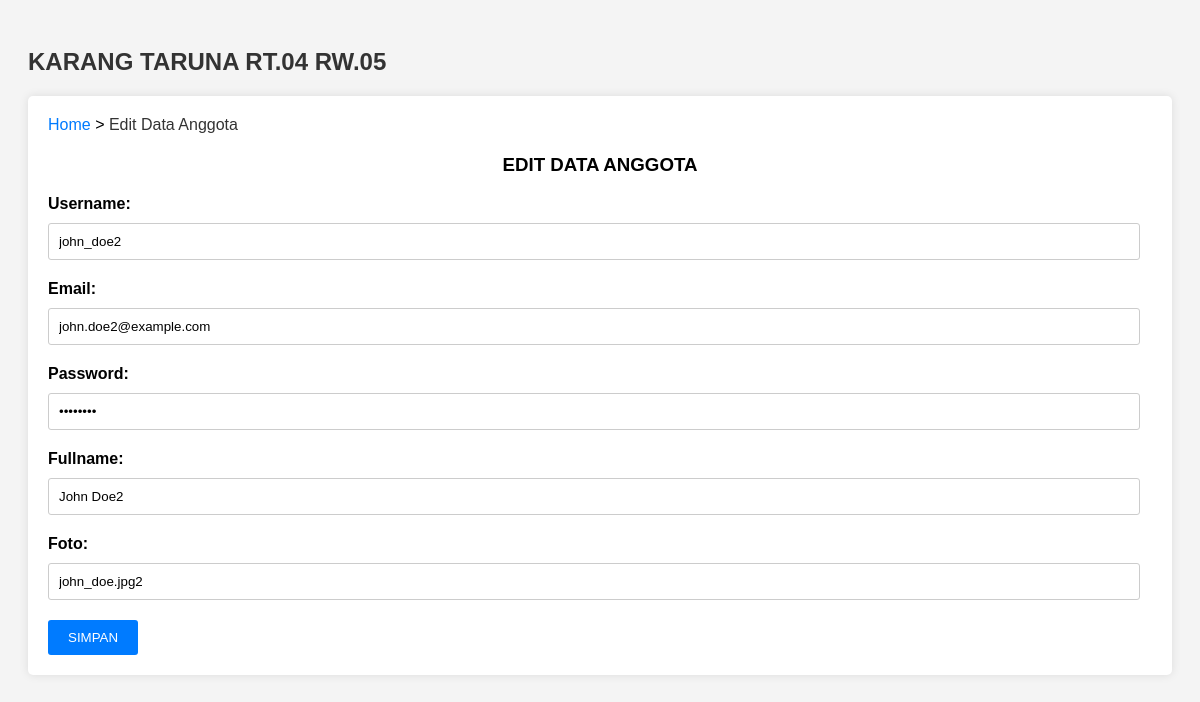
The page /edit.php?id=1 on the database its author committed.
### tables this page shows
CREATE TABLE `anggota` (
  `id_anggota` int(11) NOT NULL,
  `username` varchar(20) NOT NULL,
  `email` varchar(50) NOT NULL,
  `password` varchar(20) NOT NULL,
  `fullname` text NOT NULL,
  `foto` text NOT NULL,
  `deskripsi` text NOT NULL
);

### edit.php (the view, shortened to what this page needs)
<!DOCTYPE html>
<html>
<head>
</head>
<body>
    <h2>KARANG TARUNA RT.04 RW.05</h2>
    <div class="container">
        <div class="breadcrumbs">
            <a href="index.php">Home</a> &gt;
            <span>Edit Data Anggota</span>
        </div>
        <h3 style="text-align: center;">EDIT DATA ANGGOTA</h3>
        <?php
        include 'koneksi/config.php';
        $id = $_GET['id'];
        $data = mysqli_query($dbconnect, "select * from anggota where id_anggota='$id'");
        while ($d = mysqli_fetch_array($data)) {
            ?>
            <form method="post" action="">
                <div class="form-group">
                    <label for="username">Username:</label>
                    <input type="text" id="username" name="username" value="<?php echo $d['username']; ?>">
                </div>
                <div class="form-group">
                    <label for="email">Email:</label>
                    <input type="email" id="email" name="email" value="<?php echo $d['email']; ?>">
                </div>
                <div class="form-group">
                    <label for="password">Password:</label>
                    <input type="password" id="password" name="password" value="<?php echo $d['password']; ?>">
                </div>
                <div class="form-group">
                    <label for="fullname">Fullname:</label>
                    <input type="text" id="fullname" name="fullname" value="<?php echo $d['fullname']; ?>">
                </div>
                <div class="form-group">
                    <label for="foto">Foto:</label>
                    <input type="text" id="foto" name="foto" value="<?php echo $d['foto']; ?>">
                </div>
                <input type="submit" value="SIMPAN">
            </form>
            <?php
        }
        ?>
    </div>
</body>
</html>

### edit.php (style rules this page uses)
body { font-family: Arial, sans-serif; background-color: #f4f4f4; padding: 20px; }
h2 { color: #333; }
.container { background-color: #fff; padding: 20px; border-radius: 5px; box-shadow: 0 0 10px rgba(0, 0, 0, 0.1); margin: 0 auto; }
.breadcrumbs { margin-bottom: 20px; }
.breadcrumbs a { color: #007bff; text-decoration: none; }
.breadcrumbs span { color: #333; }
.form-group { margin-bottom: 20px; }
label { display: block; font-weight: bold; margin-bottom: 5px; }
input[type="text"], input[type="email"], input[type="password"] { width: calc(100% - 12px); padding: 10px; margin-top: 5px; border: 1px solid #ccc; border-radius: 3px; box-sizing: border-box; }
input[type="submit"] { background-color: #007bff; color: #fff; border: none; padding: 10px 20px; cursor: pointer; border-radius: 3px; }

### rows shown on the page
anggota: username "john_doe2", email "john.doe2@example.com", fullname "John Doe2", foto "john_doe.jpg2"
